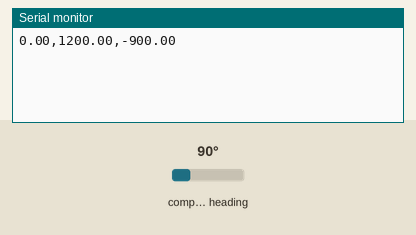
This sketch was run on a simulated Arduino Uno, built with avr-gcc and run on an emulated ATmega328P. Shown: the last lines printed to the serial monitor. The inputs (shaded band) are chosen by the test bench; at power-on: compass heading 90°.

Above: at 1.8 s.
1.9 s: compass heading set to 7°
At 2.8 s:
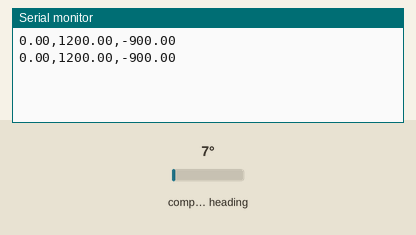
3.4 s: compass heading set to 180°
At 4.8 s:
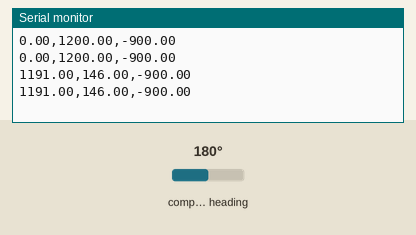
Timing chart, 0 to 6.4 s (numbered marks = the images above; inputs shaded):
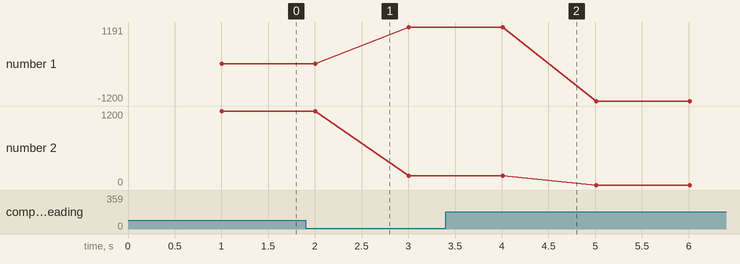

The sketch:

HMC5883L.ino
```cpp
#include <Wire.h>
#include <HMC5883L.h>


HMC5883L compass;


void setup()
{
  Serial.begin(9600);

  //initializare  HMC5883L
  while (!compass.begin())
  {
    delay(500);
  }

  // Set measurement range
  compass.setRange(HMC5883L_RANGE_1_3GA);

  // Set measurement mode
  compass.setMeasurementMode(HMC5883L_CONTINOUS);

  // Set data rate
  compass.setDataRate(HMC5883L_DATARATE_30HZ);

  // Set number of samples averaged
  compass.setSamples(HMC5883L_SAMPLES_8);


}

void loop()
{

  Vector mag = compass.readRaw();

int prag_X=100;
int prag_Y=-200;
int prag_Z=-50;

  int count=0;

  delay(1000);


  if ((abs(mag.YAxis-prag_Y)>5*abs(prag_Y)) || ((abs(mag.XAxis-prag_X)>5*abs(prag_X))) || ((abs(mag.ZAxis-prag_Z)>5*abs(prag_Z))))
  {
    Serial.print(mag.XAxis);
    Serial.print(",");
    Serial.print(mag.YAxis);
    Serial.print(",");
    Serial.print(mag.ZAxis);
    Serial.print("\n");
  }


 else
 {
  Serial.print("0");
  Serial.print(",");
  Serial.print("0");
  Serial.print(",");
  Serial.print("0");
  Serial.print("\n");
 }


}
```

Measured:
- plotted number 1: 0 → 1191 after the input at 1.9 s, 1191 → -1200 after the input at 3.4 s
- plotted number 2: 1200 → 146 after the input at 1.9 s
